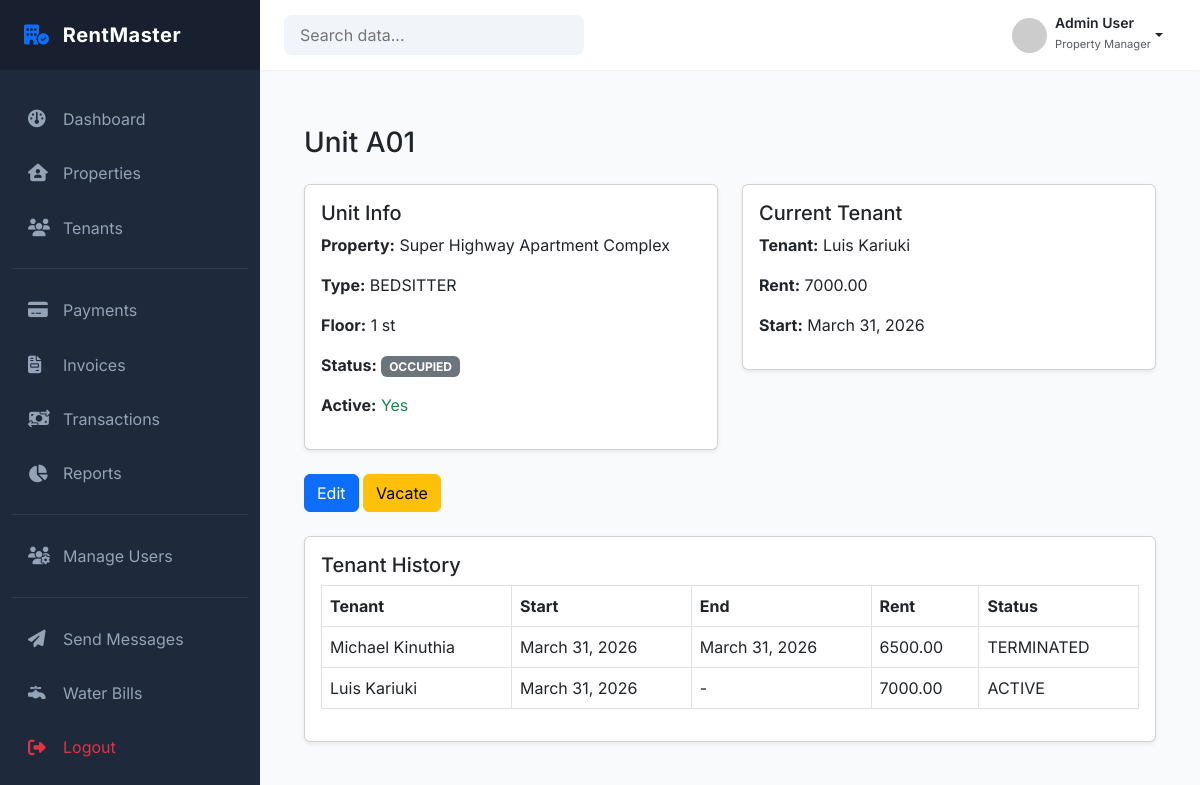
Screenshot of /properties/units/6/ (signed in) with the database file from the repository.
### properties/models.py (models this page shows, shortened)
class Unit(models.Model):
    property = models.ForeignKey(
        Property,
        on_delete=models.PROTECT,
        related_name="units"
    )
    unit_number = models.CharField(max_length=20)
    unit_type = models.CharField(
        max_length=50,
        choices=UnitType.choices
    )
    status = models.CharField(
        max_length=50,
        choices=UnitStatus.choices,
        default=UnitStatus.VACANT
    )
    floor = models.CharField(max_length=20, blank=True)
    is_active = models.BooleanField(default=True)
    created_at = models.DateTimeField(auto_now_add=True)
    class Meta:
        constraints = [
            UniqueConstraint(
                fields=["property", "unit_number"],
                name="unique_unit_number_per_property"
            )
        ]
        ordering = ["unit_number"]

class Property(models.Model):
    landlord = models.ForeignKey(
        settings.AUTH_USER_MODEL,
        on_delete=models.PROTECT,
        related_name="properties",
        limit_choices_to={"role": "LANDLORD"}
    )
    name = models.CharField(max_length=150)
    description = models.TextField(blank=True)
    address_line_1 = models.CharField(max_length=250)
    address_line_2 = models.CharField(max_length=255, blank=True)
    country = models.CharField(max_length=100)
    county = models.CharField(max_length=100, blank=True)
    postal_code = models.CharField(max_length=20, blank=True)
    is_active = models.BooleanField(default=True)
    created_at = models.DateTimeField(auto_now_add=True)
    updated_at = models.DateTimeField(auto_now=True)
    class Meta:
        constraints = [
            UniqueConstraint(
                fields=["landlord", "name"],
                name="unique_property_name_per_landlord"
            )
        ]
        ordering = ["-created_at"]

### tenants/models.py (models this page shows, shortened)
class Tenancy(models.Model):
    tenant = models.ForeignKey(
        "Tenant",
        on_delete=models.PROTECT,
        related_name="tenancies"
    )
    unit = models.ForeignKey(
        Unit,
        on_delete=models.PROTECT,
        related_name="tenancies"
    )
    start_date = models.DateField() # when tenancy officially begins
    end_date = models.DateField(null=True, blank=True) # when tenancy ends
    rent_amount = models.DecimalField(max_digits=12, decimal_places=2)
    status = models.CharField(
        max_length=20,
        choices=TenancyStatus.choices,
        default=TenancyStatus.ACTIVE
    )
    created_by = models.ForeignKey(
        settings.AUTH_USER_MODEL,
        on_delete=models.PROTECT,
        related_name="created_tenancies"
    )
    created_at = models.DateTimeField(auto_now_add=True)
    updated_at = models.DateTimeField(auto_now=True)
    class Meta:
        ordering = ["-start_date"]
        constraints = [
            models.UniqueConstraint(
                fields=["unit"],
                condition=Q(status="ACTIVE"),
                name="unique_active_tenancy_per_unit"
            ),
            models.UniqueConstraint(
                fields=["tenant"],
                condition=Q(status="ACTIVE"),
                name="unique_active_tenancy_per_tenant"
            )
        ]

class Tenant(models.Model):
    first_name = models.CharField(max_length=100)
    last_name = models.CharField(max_length=100)
    landlord = models.ForeignKey(
        settings.AUTH_USER_MODEL,
        on_delete=models.PROTECT,
        limit_choices_to={"role": "LANDLORD"},
        related_name="tenants"
    )
    phone_number = models.CharField(max_length=20)
    email = models.EmailField(blank=True)
    id_number = models.CharField(max_length=50)
    date_of_birth = models.DateField(null=True, blank=True)
    is_active = models.BooleanField(default=True)
    created_at = models.DateTimeField(auto_now_add=True)
    created_by = models.ForeignKey(
        settings.AUTH_USER_MODEL,
        on_delete=models.PROTECT
    )
    class Meta:
        constraints = [
            UniqueConstraint(
                fields=["id_number", "landlord"],
                name="unique_id_per_landlord"
            )
        ]
    def __str__(self):
        return f"{self.first_name} {self.last_name}"

### properties/views.py (the view)
# urls.py: path('units/<int:unit_id>/', views.unit_detail, name='unit_detail'),
@login_required
def unit_detail(request, unit_id):
    data = get_unit_details(unit_id)
    return render(request, 'properties/unit_detail.html', data)

### properties/services/unit_service.py (called while the page is built)
def get_unit_details(unit_id):
    unit = get_object_or_404(
        Unit.objects.select_related('property'),
        id=unit_id
    )
    tenancies = unit.tenancies.select_related('tenant').all()
    active_tenancy = None
    for tenancy in tenancies:
        if tenancy.status == TenancyStatus.ACTIVE:
            active_tenancy = tenancy
            break
    return {
        "unit": unit,
        "active_tenancy": active_tenancy,
        "tenancies": tenancies
    }

### templates/properties/unit_detail.html (shortened to what this page needs)
{% extends "dashboard/base_dashboard.html" %}
{% block content %}
<div class="container mt-4">
  <h3 class="mb-4">Unit {{ unit.unit_number }}</h3>
  <div class="row">
    <div class="col-md-6">
      <div class="card shadow-sm mb-4">
        <div class="card-body">
          <h5>Unit Info</h5>
          <p><strong>Property:</strong> {{ unit.property.name }}</p>
          <p><strong>Type:</strong> {{ unit.unit_type }}</p>
          <p><strong>Floor:</strong>
            {{ unit.floor }}
            {% if unit.floor == '1' %}
                st
            {% elif unit.floor == '2' %}
                nd
            {% elif unit.floor == '3' %}
                rd
            {% else %}
                th
            {% endif %}
            </p>
          <p>
            <strong>Status:</strong>
            <span class="badge bg-secondary">{{ unit.status }}</span>
          </p>
          <p>
            <strong>Active:</strong>
            {% if unit.is_active %}
            <span class="text-success">Yes</span>
            {% else %}
            <span class="text-danger">No</span>
            {% endif %}
          </p>
        </div>
      </div>
    </div>
    <div class="col-md-6">
      <div class="card shadow-sm mb-4">
        <div class="card-body">
          <h5>Current Tenant</h5>
          {% if active_tenancy %}
          <p><strong>Tenant:</strong> {{ active_tenancy.tenant }}</p>
          <p><strong>Rent:</strong> {{ active_tenancy.rent_amount }}</p>
          <p><strong>Start:</strong> {{ active_tenancy.start_date }}</p>
          {% else %}
          <p class="text-muted">No active tenant</p>
          {% endif %}
        </div>
      </div>
    </div>
  </div>
  <div class="mb-4">
    <a href="{% url 'edit_unit' unit.id %}" class="btn btn-primary">Edit</a>
    {% if unit.status == "OCCUPIED" %}
    <a href="{% url 'vacate_unit' unit.id %}" class="btn btn-warning">Vacate</a>
    {% endif %}
  </div>
  <div class="card shadow-sm">
    <div class="card-body">
      <h5>Tenant History</h5>
      <table class="table table-bordered">
        <thead>
          <tr>
            <th>Tenant</th>
            <th>Start</th>
            <th>End</th>
            <th>Rent</th>
            <th>Status</th>
          </tr>
        </thead>
        <tbody>
          {% for t in tenancies %}
          <tr>
            <td>{{ t.tenant }}</td>
            <td>{{ t.start_date }}</td>
            <td>{{ t.end_date|default:"-" }}</td>
            <td>{{ t.rent_amount }}</td>
            <td>{{ t.status }}</td>
          </tr>
          {% empty %}
          <tr>
            <td colspan="5" class="text-center">No history</td>
          </tr>
          {% endfor %}
        </tbody>
      </table>
    </div>
  </div>
</div>
{% endblock %}

### static/dashboard/css/dashboard.css (style rules this page uses)
:root { --sidebar-width: 260px; --primary-color: #2563eb; --dark-blue: #1e293b; --light-bg: #f8fafc; --top-navbar-height: 70px; }
body { font-family: "Inter", sans-serif; background-color: var(--light-bg); overflow-x: hidden; }

### rows the page displays
Unit: unit_number "A01", property.name "Super Highway Apartment Complex", unit_type "BEDSITTER", floor "1", status "OCCUPIED"
Tenancy: tenant "Luis Kariuki", rent_amount "7000.00", start_date "March 31, 2026", end_date "-", status "ACTIVE"
Tenancy: tenant "Michael Kinuthia", start_date "March 31, 2026", end_date "March 31, 2026", rent_amount "6500.00", status "TERMINATED"
